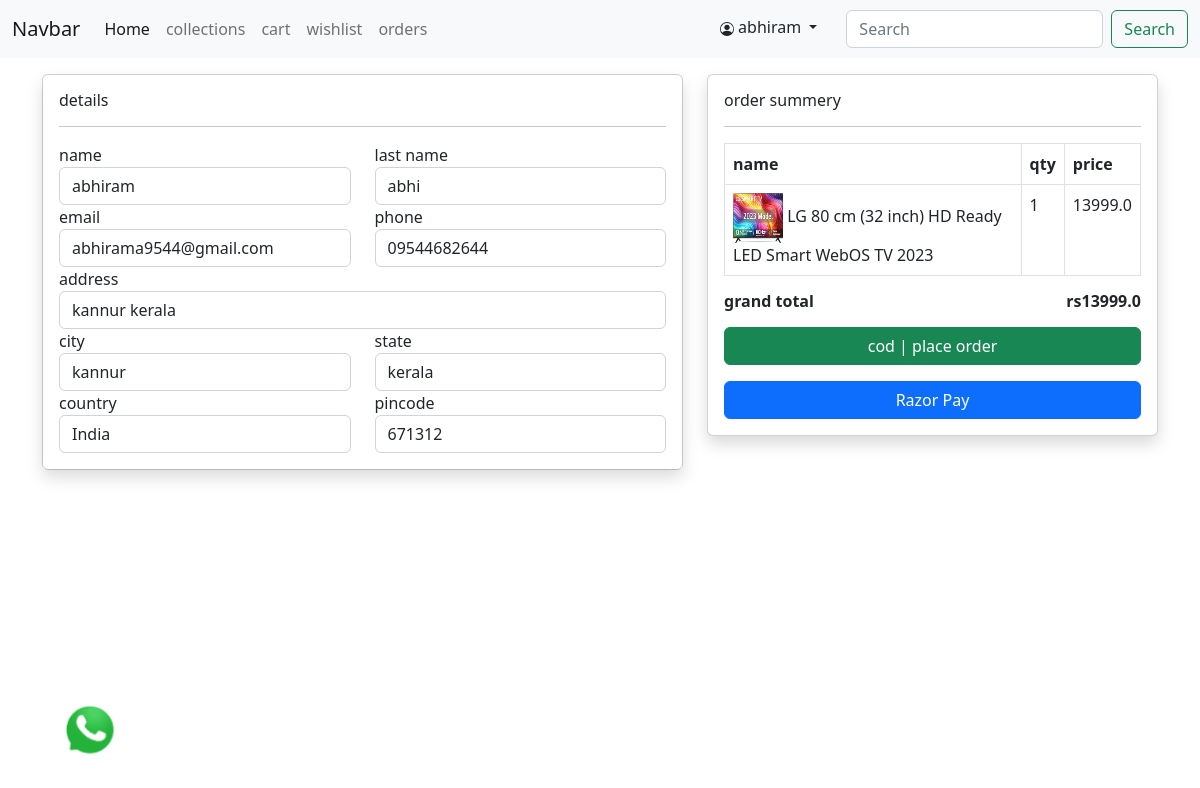
Page /checkout (signed in) on the committed database.
### newapp/models.py (models this page shows, shortened)
class profile(models.Model):
    user=models.OneToOneField(User,on_delete=models.CASCADE)
    phone=models.CharField(max_length=50,null=False)
    address=models.TextField(null=False)
    city=models.CharField(max_length=150,null=False)
    state=models.CharField(max_length=150,null=False)
    country=models.CharField(max_length=150,null=False)
    pincode=models.CharField(max_length=150,null=False)
    created_at=models.DateTimeField(auto_now_add=True)

class cart(models.Model):
    user=models.ForeignKey(User,on_delete=models.CASCADE)
    product=models.ForeignKey(Product,on_delete=models.CASCADE)
    product_qty=models.IntegerField(null=False,blank=False)
    created_at=models.DateTimeField(auto_now_add=True)

class Product(models.Model):
    category=models.ForeignKey(Category,on_delete=models.CASCADE)
    slug=models.CharField(max_length=150,null=False,blank=False)
    name=models.CharField(max_length=150,null=False,blank=False)
    product_image=models.ImageField(upload_to=get_file_path,null=True,blank=True)
    product_image1=models.ImageField(upload_to=get_file_path,null=True,blank=True)
    product_image2=models.ImageField(upload_to=get_file_path,null=True,blank=True)
    product_image3=models.ImageField(upload_to=get_file_path,null=True,blank=True)
    small_description=models.CharField(max_length=150,null=False,blank=False)
    quantity=models.IntegerField(null=False,blank=False)
    product_price=models.FloatField(null=False,blank=False)
    selling_price=models.FloatField(null=False,blank=False)
    description=models.TextField(max_length=500,null=False,blank=False)
    status=models.BooleanField(default=False,help_text='0=default,1=hidden')
    trending=models.BooleanField(default=False,help_text='0=default,1=Trending')
    tag=models.CharField(max_length=150,null=False,blank=False)
    created_at=models.DateTimeField(auto_now_add=True)

### newapp/views.py (the view)
# urls.py: path('checkout',views.checkout,name='checkout'),
def checkout(request):
    cartitems=cart.objects.filter(user=request.user)
    totalprice=0
    for items in cartitems:
        totalprice=totalprice+ items.product.selling_price * items.product_qty
    userprofile=profile.objects.filter(user=request.user).first()
    context={'totalprice':totalprice,'cartitems':cartitems,'userprofile':userprofile}
    return render (request,'checkout.html',context)

### newapp/templates/checkout.html (shortened to what this page needs)
{% extends "main.html" %}
{% block content %}
    <div class="container mt-3">
        <form action="{% url 'placeorder' %}" method="post">
            <div class="row">
                <div class="col-md-7 ">
                    <div class="card">
                        <div class="card-body shadow ">
                            <h6>details</h6>
                            <hr>
                        <div class="row checkoutform">
                            <div class="col-md-6">
                            <label for="">name</label>
                            <input type="text" required value="{{ request.user.first_name }}" class="form-control" name="fname" placeholder="enter your name">
                            </div>
                            <div class="col-md-6">
                                <label for="">last name</label>
                                <input type="text" value="{{ request.user.last_name }}" required class="form-control" name="lname" placeholder="enter your name">
                            </div>
                            <div class="col-md-6">
                                <label for="">email</label>
                                <input type="email" value="{{ request.user.email }}" required class="form-control" name="email" placeholder="enter your email">
                            </div>
                            <div class="col-md-6">
                                <label for="">phone</label>
                                <input type="text" required value="{{ userprofile.phone }}" class="form-control" name="phonenumber" placeholder="enter your phone number">
                            </div>
                            <div class="col-md-12">
                                <label for="">address</label>
                                <input type="text" required value="{{ userprofile.address }}" class="form-control" name="address" placeholder="enter your address">
                            </div>
                            <div class="col-md-6">
                                <label for="">city</label>
                                <input type="text" required value="{{ userprofile.city }}" class="form-control" name="city" placeholder="enter your city">
                            </div>
                            <div class="col-md-6">
                                <label for="">state</label>
                                <input type="text" required value="{{ userprofile.state }}" class="form-control" name="state" placeholder="enter your city">
                            </div>
                            <div class="col-md-6">
                                <label for="">country</label>
                                <input type="text" value="{{ userprofile.country }}" required class="form-control" name="country" placeholder="enter your city">
                            </div>
                            <div class="col-md-6">
                                <label for="">pincode</label>
                                <input type="text" required value="{{ userprofile.pincode }}" class="form-control" name="pincode" placeholder="enter your city">
                            </div>
                        </div>
                    </div>
                </div>
            </div>
            <div class="col-md-5">
                <div class="card shadow">
                    <div class="card-body">
                        <h6>order summery</h6>
                        <hr>
                        {% if cartitems %}
                        <table class="table table-stripeds table-bordered" >
                            <thead>
                                <tr>
                                    <th>name</th>
                                    <th>qty</th>
                                    <th>price</th>
                                </tr>
                            </thead>
                            <tbody>
                                {% for items in cartitems %}
                                <tr>
                                    <td>
                                        <img src="{{ items.product.product_image.url }}" alt="" height="50px" width="50px">
                                        {{ items.product.name }}
                                    </td>
                                    <td>{{ items.product_qty }}</td>
                                    <td>{{ items.product.selling_price }}</td>
                                </tr>
                                {% endfor %}
                            </tbody>
                        </table>
                        <h6 class="fw-bold">grand total
                            <span class="float-end">rs{{totalprice}}</span>
                        </h6>
                        <div class="mt-3">
                        <button class="btn btn-success w-100" type="submit"> cod | place order</button>
                        <button class="btn btn-primary paywithrazorpay w-100 mt-3 type="submit">Razor Pay</button>
                        </div>
                        {% else %}
                            <h4>your cart is empty</h4>
                        {% endif %}
                    </div>
                </div>
            </div>
        </div>
    </form>
</div>
{% endblock content %}

### newapp/templates/navbar.html (shortened to what this page needs)
<nav class="navbar navbar-expand-lg bg-light">
    <div class="container-fluid">
      <a class="navbar-brand" href="#">Navbar</a>
      <div class="collapse navbar-collapse" id="navbarTogglerDemo02">
        <ul class="navbar-nav me-auto mb-2 mb-lg-0">
          <li class="nav-item">
            <a class="nav-link active" aria-current="page" href="{% url "home" %}">Home</a>
          </li>
          <li class="nav-item">
            <a class="nav-link" href="{% url "collections" %}">collections</a>
          </li>
          <li class="nav-item">
            <a class="nav-link" href="{% url "showcart" %}">cart</a>
          </li>
          <li class="nav-item">
            <a class="nav-link" href="{% url "wishlist" %}">wishlist</a>
          </li>
          <li class="nav-item">
            <a class="nav-link" href="{% url "myorders" %}">orders</a>
          </li>
        </ul>
        <div class="dropdown">
          <button class="btn  dropdown-toggle me-3 mb-1 h-25" type="button" data-bs-toggle="dropdown" aria-expanded="false">
              {{request.user.username}}
          </button>
        </div>
        <form class="d-flex " role="search" action="{% url 'searchproducts' %}" method="post">
          <input class="form-control me-2" required id="search" name="productsearch" type="search" placeholder="Search" aria-label="Search">
          <button class="btn btn-outline-success " type="submit">Search</button>
        </form>
      </div>
    </div>
  </nav>

### static/css/custom.css (style rules this page uses)
.checkoutform label { font-size: 16px; }
.checkoutform input { font-size: 16px; }

### rows in the picture
profile: phonenumber "09544682644", address "kannur kerala", city "kannur", state "kerala", country "India", pincode "671312"
cart: product.product_image (picture), product.name "LG 80 cm (32 inch) HD Ready LED Smart WebOS TV 2023", product_qty "1", product.selling_price "13999.0"

### other values in the picture
{{ request.user.username }} "abhiram"
{{ totalprice }} "13999.0"
